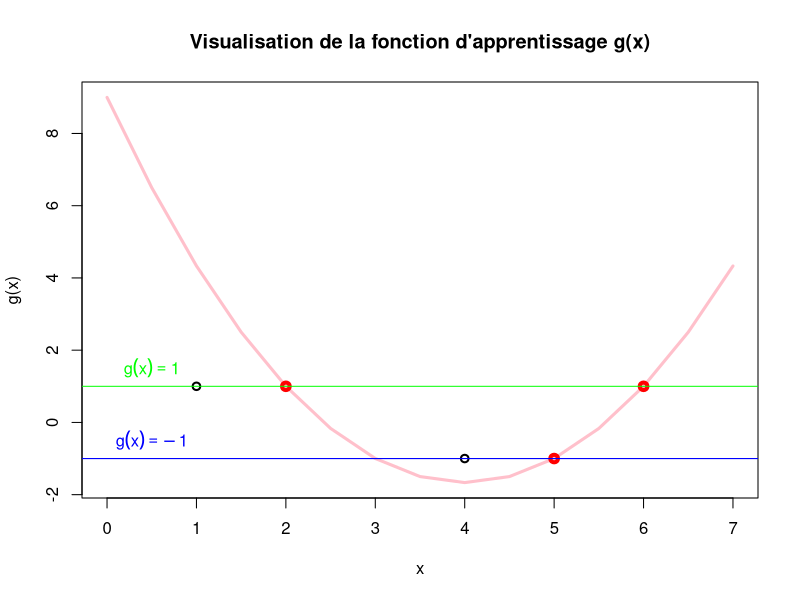
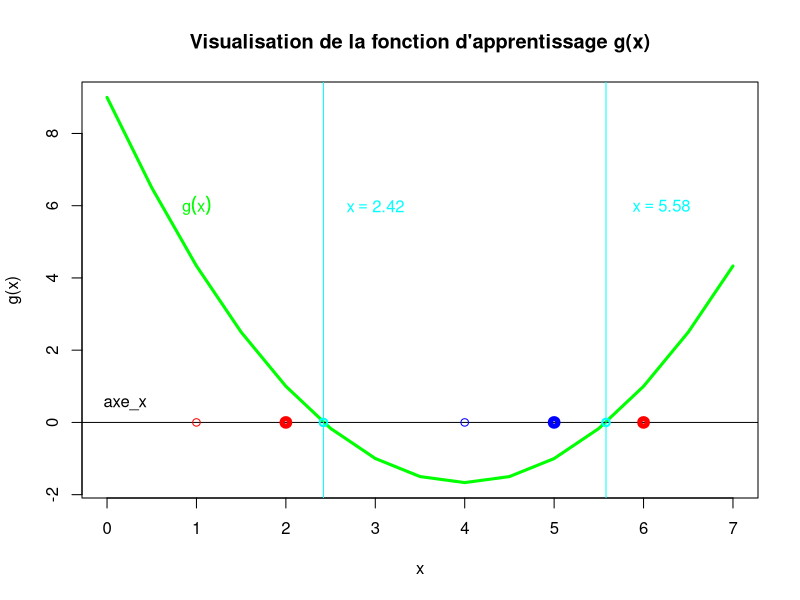

Generate these figures, in order, with R:
# UV : SY19 - TP04
# Exercice 3
# Auteurs : Alice Ngwembou - Antoine Hars
# Fichier : exercice3.R

library(MASS)
install.packages(repos = NULL, pkgs = "e1071_1.6-1.tar.gz")
library(e1071)

# Points 
x1 = 1
x2 = 2
x3 = 6
x4 = 4
x5 = 5

# Classes
classes = c(1,1,1,-1,-1)
classes = t(classes) 
couleur = c("green", "green", "green", "blue", "blue")

# Matrice des points
obs = matrix(c(1,2,6,4,5))

# Méthode SVM
model = svm(obs, as.factor(classes), degree = 2, scale = FALSE, kernel = "polynomial", coef0 = 1, cost = 100, gamma = 1)

# Question 5
K <- function(xi, x) {
	return ((xi * x + 1)^2)
}

g <- function(model,obs,x) {
	n = length(x)
	r = c(1:n)
	for (i in 1:n) {
		r[i] <- model$coefs[1] * K(obs[model$index[1]], x[i]) + model$coefs[2] * K(obs[model$index[2]], x[i]) + model$coefs[3] * K(obs[model$index[3]], x[i]) - model$rho
	}
	return (r)
}

g2 <- function(x) {	
	classes = c(1,1,1,-1,-1)
	classes = t(classes) 
	obs = matrix(c(1,2,6,4,5))
	model = svm(obs, as.factor(classes), degree = 2, scale = FALSE, kernel = "polynomial", coef0 = 1, cost = 100, gamma = 1)

	n = length(x)
	r = c(1:n)
	for (i in 1:n) {
		r[i] <- model$coefs[1] * K(obs[model$index[1]], x[i]) + model$coefs[2] * K(obs[model$index[2]], x[i]) + model$coefs[3] * K(obs[model$index[3]], x[i]) - model$rho
	}
	return (r)
}

x = seq(from = 0, to = 7, by = 0.5)
res = g(model, obs, x)

png("plots/ex3_graphe.png")
plot(x, res, type = 'l', col = "pink", lwd = 3, xlab = "x", ylab = "g(x)", main = "Visualisation de la fonction d'apprentissage g(x)")
points(obs, classes, col = "black", lwd = 2)
points(obs[2], classes[2], col = "red", lwd = 4)
points(obs[3], classes[3], col = "red", lwd = 4)
points(obs[5], classes[5], col = "red", lwd = 4)
abline(1, 0, col = "green", lwd = 1)
abline(-1, 0, col = "blue", lwd = 1)
abline(-1, 0, col = "blue", lwd = 1)
text(0.5, 1.5, expression(g(x) == 1), col = "green")
text(0.5, -0.5, expression(g(x) == -1), col = "blue")
dev.off()

png("plots/ex3_graphe.png")
plot(x, res, type = 'l', col = "green", lwd = 3, xlab = "x", ylab = "g(x)", main = "Visualisation de la fonction d'apprentissage g(x)")
abline(0, 0, col = "black", lwd = 1)
text(1, 6, expression(g(x)), col = "green")
text(0.2, 0.5, expression(axe_x), col = "black")
points(obs[1], 0, col = "red", lwd = 1)
points(obs[2], 0, col = "red", lwd = 5)
points(obs[3], 0, col = "red", lwd = 5)
points(obs[4], 0, col = "blue", lwd = 1)
points(obs[5], 0, col = "blue", lwd = 5)
points(5.58, 0, col = "cyan", lwd = 2)
points(2.42, 0, col = "cyan", lwd = 2)
abline(v = 5.58, col = "cyan")
abline(v = 2.42, col = "cyan")
text(3, 6, expression(x == 2.42), col = "cyan")
text(6.2, 6, expression(x == 5.58), col = "cyan")
dev.off()

uniroot(g2, interval = c(0, 4))
uniroot(g2, interval = c(4, 7))

